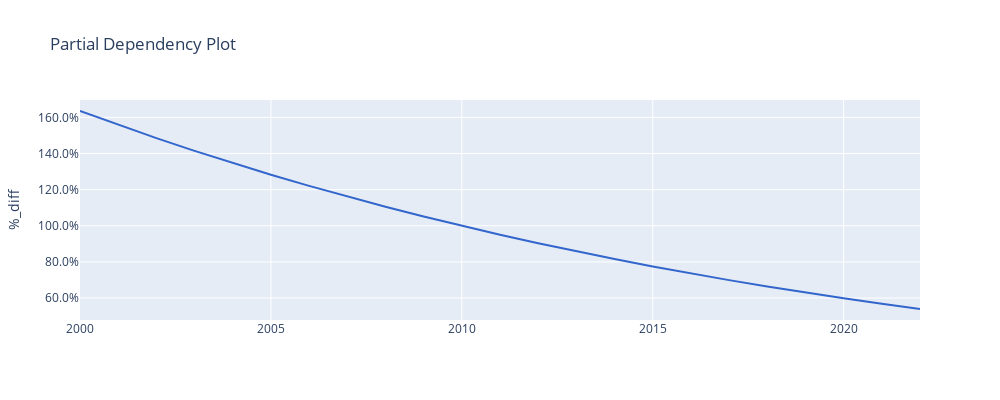

The cell this chart's notebook holds for it:
### Code cell
charters.pdp(
    model=GLM.model,
    df=model_data,
    x_axis="year",
    mapping=mapping,
    display=True,
)

### Figure 1 — Plotly figure (JSON) as saved in the notebook; plotly's stock layout.template omitted (floating-point values rounded to 4 significant figures)
{"data": [{"line": {"color": "#3366CC"}, "mode": "lines", "name": "Overall", "type": "scatter", "x": [2000, 2001, 2002, 2003, 2004, 2005, 2006, 2007, 2008, 2009, 2010, 2011, 2012, 2013, 2014, 2015, 2016, 2017, 2018, 2019, 2020, 2021, 2022], "xaxis": "x", "y": [1.636, 1.559, 1.485, 1.415, 1.347, 1.283, 1.221, 1.162, 1.105, 1.051, 0.9995, 0.9502, 0.9032, 0.8584, 0.8157, 0.7749, 0.7361, 0.6991, 0.6639, 0.6303, 0.5984, 0.568, 0.5391], "yaxis": "y"}], "layout": {"height": 400, "legend": {"title": {"text": "Overall"}}, "title": {"text": "Partial Dependency Plot"}, "width": 1000, "xaxis": {"anchor": "y", "autorange": true, "domain": [0, 1], "range": [2000, 2022], "type": "linear"}, "yaxis": {"anchor": "x", "autorange": true, "domain": [0, 1], "range": [0.4782, 1.696], "tickformat": ".1%", "title": {"text": "%_diff"}, "type": "linear"}}}
